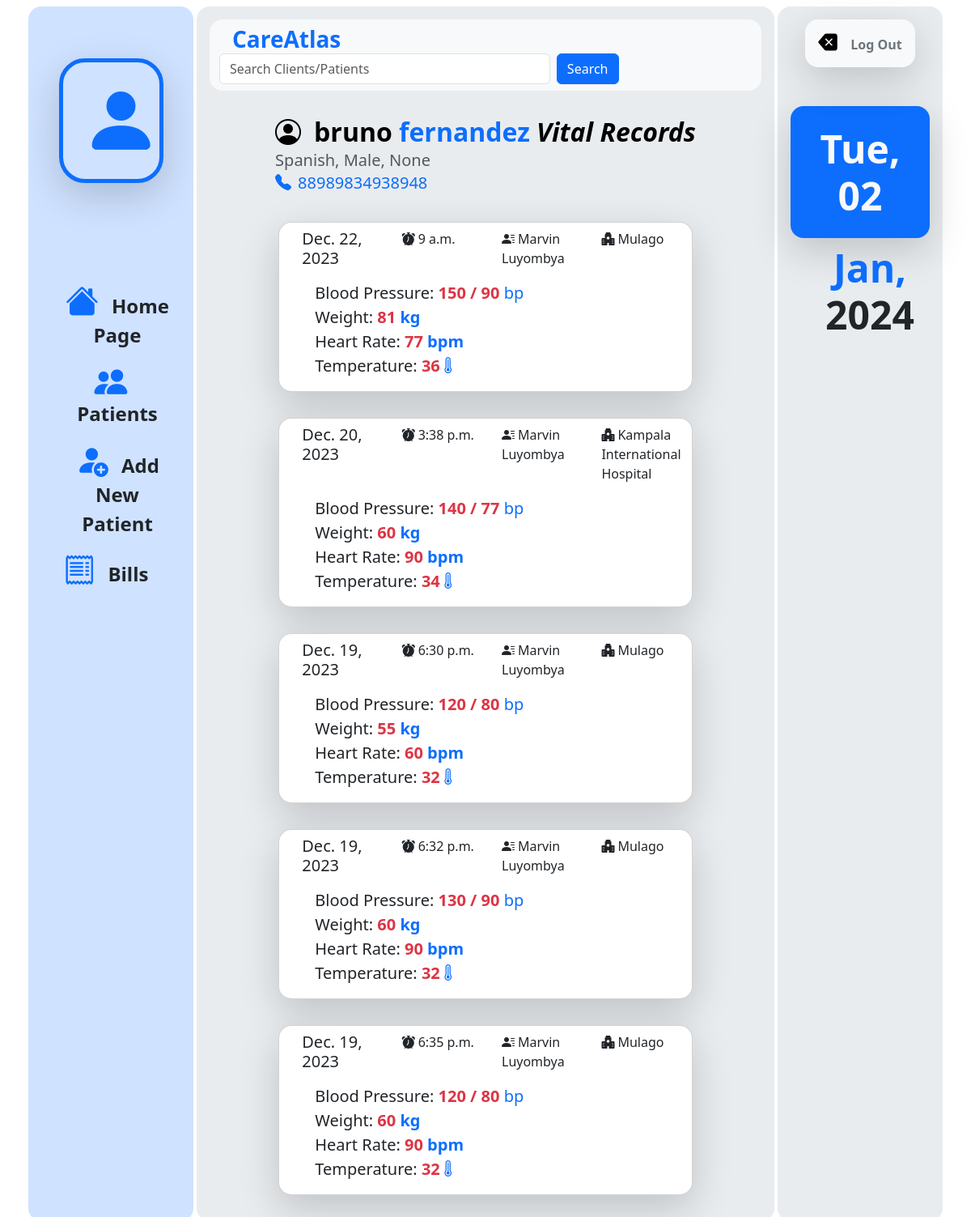
/base/patient_vitals/7, run on the app's committed database.
### base/models.py (models this page shows, shortened)
class Patient(models.Model):
    first_name = models.CharField(max_length=30, blank=False)
    last_name = models.CharField(max_length=30, blank = False)
    nationality = models.CharField(max_length=30, blank=True, null=True)
    date_of_birth = models.DateField(blank=True, null=True)
    date_added = models.DateField(auto_now_add=True)
    sex_type = {"Male": "Male", "Female": "Female", "Complicated": "Complicated"}
    sex = models.CharField(blank=False, choices=sex_type, max_length=15)
    phone_number = models.CharField(max_length=20, null=True)
    age = models.IntegerField(null=True)

class PatientVital(models.Model):
    patient = models.ForeignKey(Patient, on_delete=models.CASCADE, null=True)
    doctor = models.ForeignKey(User, on_delete=models.DO_NOTHING, null=True)
    date_added = models.DateField(auto_now_add=True)
    time_added = models.TimeField(auto_now_add=True)
    pulse_bpm = models.IntegerField(null=True)
    temperature = models.IntegerField(null=True)
    weight = models.IntegerField(null=True)
    systolic_blood_pressure = models.IntegerField(null=True)
    diastolic_blood_pressure = models.IntegerField(null=True)

### users/models.py (models this page shows)
class HospitalProfile(models.Model):
    hospital_name = models.CharField(max_length=50)
    user = models.OneToOneField(User, on_delete=models.CASCADE, primary_key=True)

### base/views.py (the view)
# urls.py: path('base/patient_vitals/<patient_id>', base_views.patient_vitals_page, name='patient-vitals-page'),
def patient_vitals_page(request, patient_id):
    patient = Patient.objects.get(id=patient_id)
    vitals = PatientVital.objects.filter(patient=patient).order_by('-date_added')
    context = {
        "day": date_1[0],
        "day_of_month": date_1[1],
        "month": date_1[2],
        "year": date_1[3].replace(",", ""),
        "date": date,
        "patient": patient,
        "vitals": vitals
    }
    return render(request, 'base/vitals_page.html', context)

### base/templates/base/vitals_page.html (shortened to what this page needs)
{% extends 'base/base.html' %}
{% block content %}
<div class="container">
    <div class="d-flex justify-content-center my-3">
        <div class="">
          <h2 class="mb-1 mt-3 text-black fw-bold"><i class="bi bi-person-circle me-3"></i>{{patient.first_name}} <span class="text-primary">{{patient.last_name}}</span> <span class="fst-italic">Vital Records</span></h2>
          <h5 class="my-1 fw-medium text-body-secondary">{{patient.nationality}}, {{patient.sex}}, {{patient.age}}</h5>
          <h5 class="my-1 fw-medium text-primary"><i class="bi bi-telephone-fill me-2"></i>{{patient.phone_number}}</h5>
        </div>
    </div>
    <div class="row row-cols-4 justify-content-center">
        {% for vital in vitals%}
        <div class="card w-75 my-3 mx-auto rounded-4 shadow-lg">
            <div class="">
              <div class="row pt-2 ms-1">
                <h5 class="card-title col">{{vital.date_added}}</h5>
                <p class="col fw-medium"><i class="bi bi-alarm-fill me-1"></i>{{vital.time_added}}</p>
                <p class="col fw-medium"><i class="bi bi-person-lines-fill me-1"></i>{{vital.doctor.first_name}} {{vital.doctor.last_name}}</p>
                <p class="col fw-medium"><i class="bi bi-hospital-fill me-1"></i>{{vital.doctor.hospitalprofile.hospital_name}}</p>
              </div>
              <ul class="fs-5">
                <li class="list-group-item"><span class="fw-medium">Blood Pressure: </span><span class="fw-semibold text-danger">{{vital.systolic_blood_pressure}} / {{vital.diastolic_blood_pressure}}</span> <span class="text-primary">bp</span></span></li>
                <li class="list-group-item"><span class="fw-medium">Weight: </span><span class="fw-semibold text-danger">{{vital.weight}} <span class="text-primary">kg</span></span></li>
                <li class="list-group-item"><span class="fw-medium">Heart Rate: </span><span class="fw-semibold text-danger">{{vital.pulse_bpm}} <span class="text-primary">bpm</span></span></li>
                <li class="list-group-item"><span class="fw-medium">Temperature: </span><span class="fw-semibold text-danger">{{vital.temperature}}<i class="bi bi-thermometer-high text-primary"></i></span></li>
            </div>
        </div>
        {% endfor %}
    </div>
</div>
{% endblock content %}

### data on the page
Patient: first_name "bruno", last_name "fernandez", nationality "Spanish", sex "Male", age "None", phone_number "88989834938948"
PatientVital: date_added "Dec. 22, 2023", time_added "9 a.m.", doctor.first_name "Marvin", doctor.last_name "Luyombya", doctor.hospitalprofile.hospital_name "Mulago", systolic_blood_pressure "150", diastolic_blood_pressure "90", weight "81", pulse_bpm "77", temperature "36"
PatientVital: date_added "Dec. 20, 2023", time_added "3:38 p.m.", doctor.first_name "Marvin", doctor.last_name "Luyombya", doctor.hospitalprofile.hospital_name "Kampala International Hospital", systolic_blood_pressure "140", diastolic_blood_pressure "77", weight "60", pulse_bpm "90", temperature "34"
PatientVital: date_added "Dec. 19, 2023", time_added "6:30 p.m.", doctor.first_name "Marvin", doctor.last_name "Luyombya", doctor.hospitalprofile.hospital_name "Mulago", systolic_blood_pressure "120", diastolic_blood_pressure "80", weight "55", pulse_bpm "60", temperature "32"
PatientVital: date_added "Dec. 19, 2023", time_added "6:32 p.m.", doctor.first_name "Marvin", doctor.last_name "Luyombya", doctor.hospitalprofile.hospital_name "Mulago", systolic_blood_pressure "130", diastolic_blood_pressure "90", weight "60", pulse_bpm "90", temperature "32"
PatientVital: date_added "Dec. 19, 2023", time_added "6:35 p.m.", doctor.first_name "Marvin", doctor.last_name "Luyombya", doctor.hospitalprofile.hospital_name "Mulago", systolic_blood_pressure "120", diastolic_blood_pressure "80", weight "60", pulse_bpm "90", temperature "32"

### other printed values
{{ day }} "Tue"
{{ day_of_month }} "02"
{{ month }} "Jan"
{{ year }} "2024"
